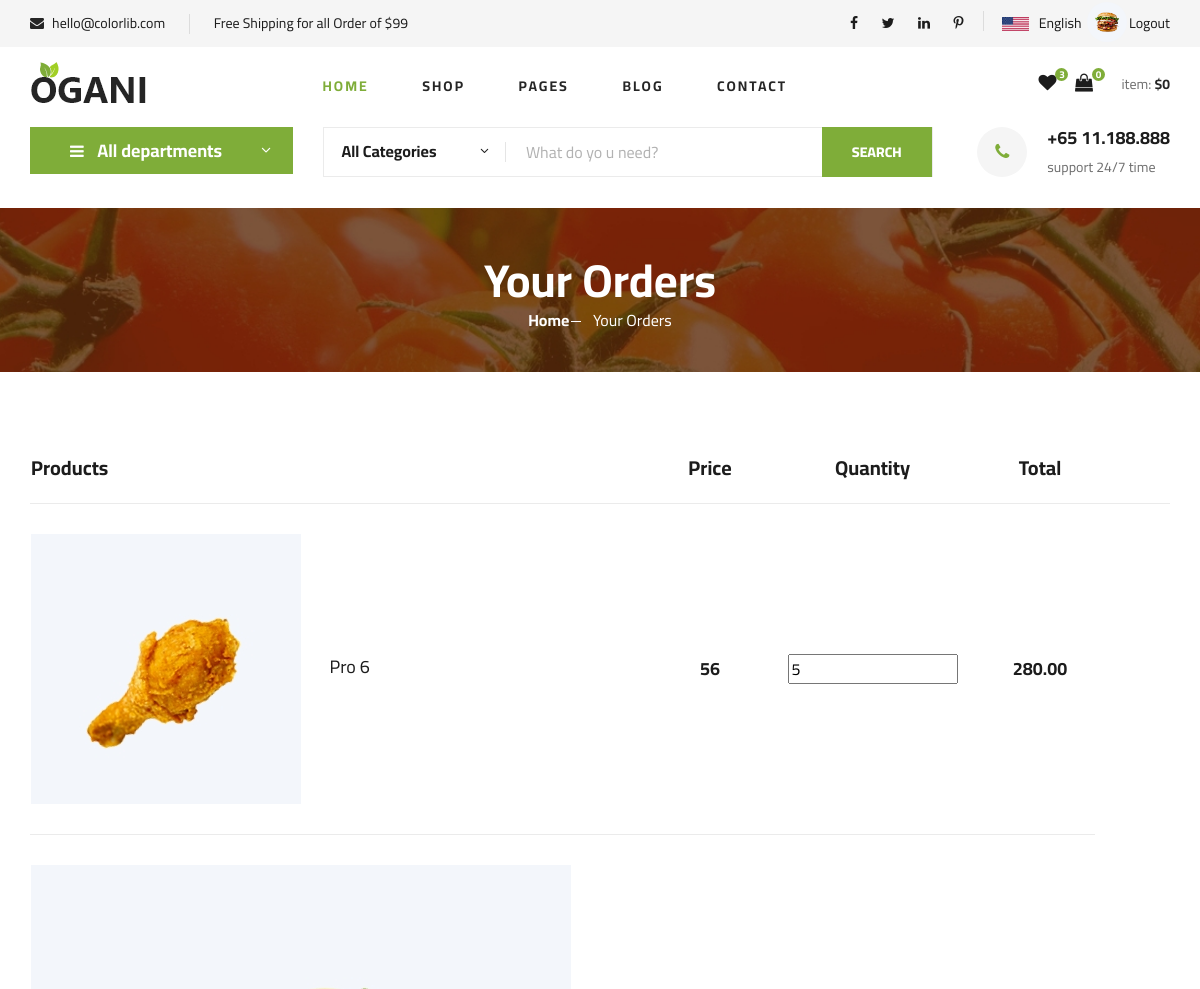
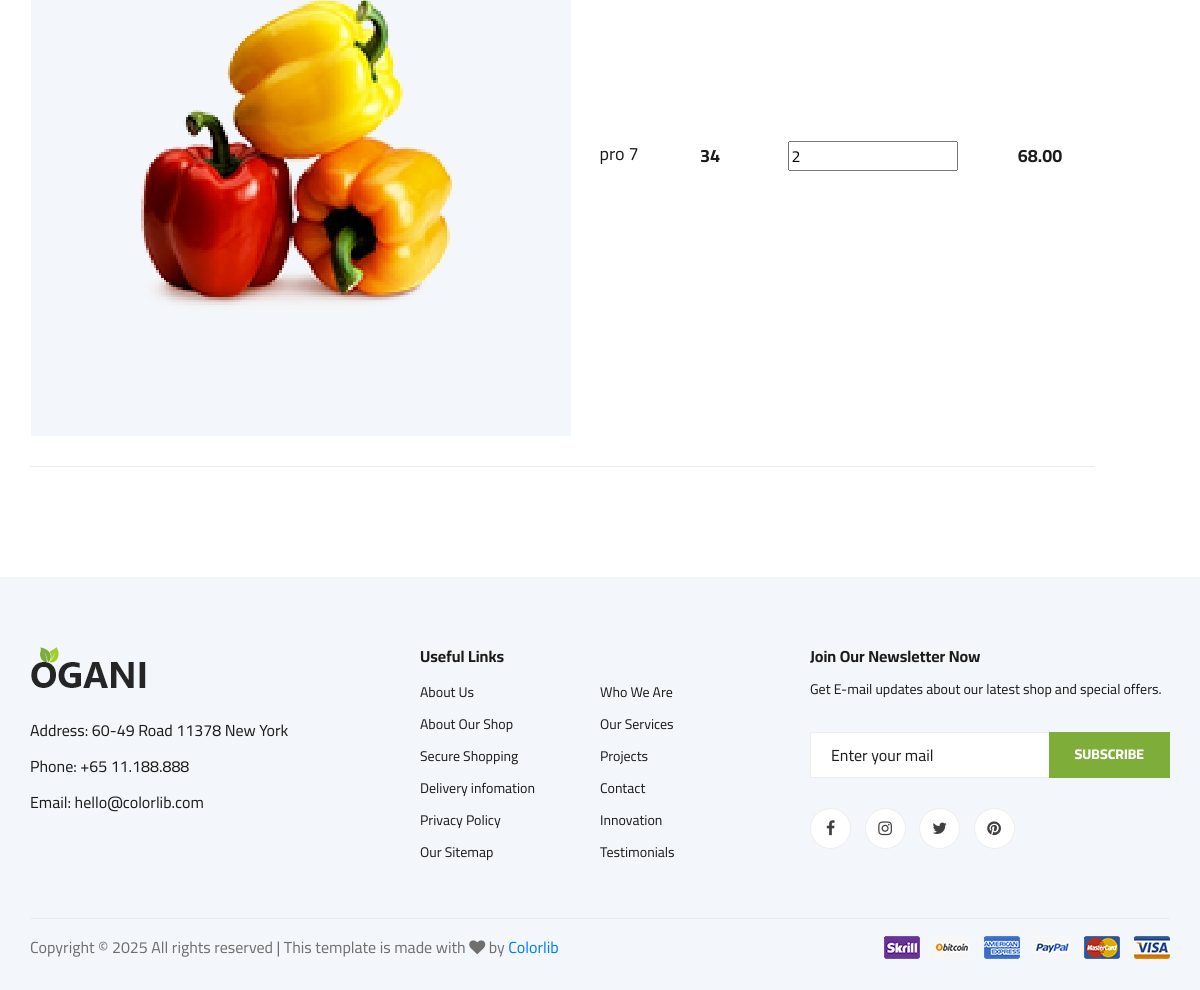
The app's page /single_orders/5 (signed in), older data (2 pictures, top to bottom).
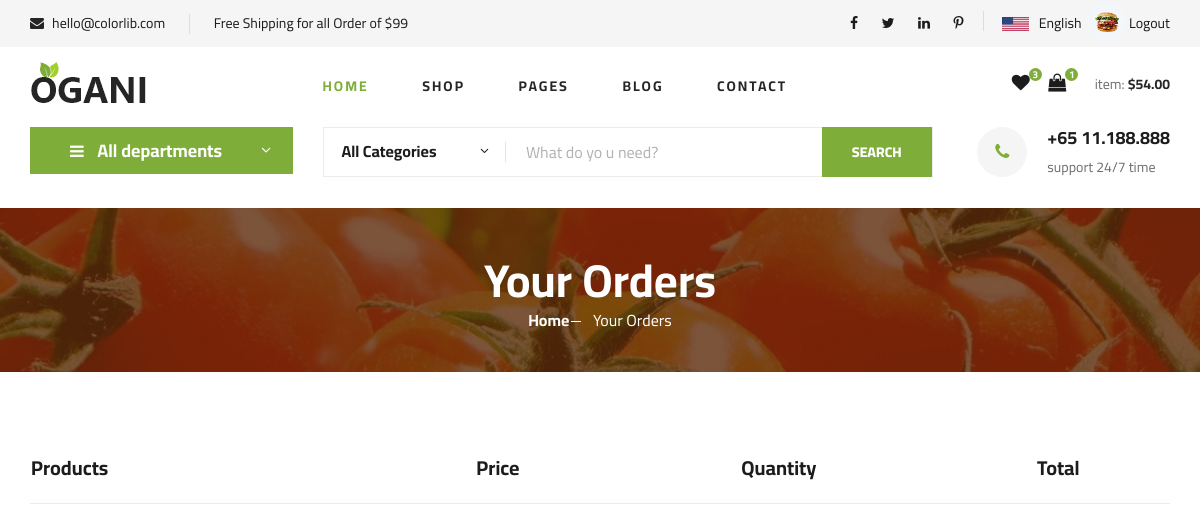
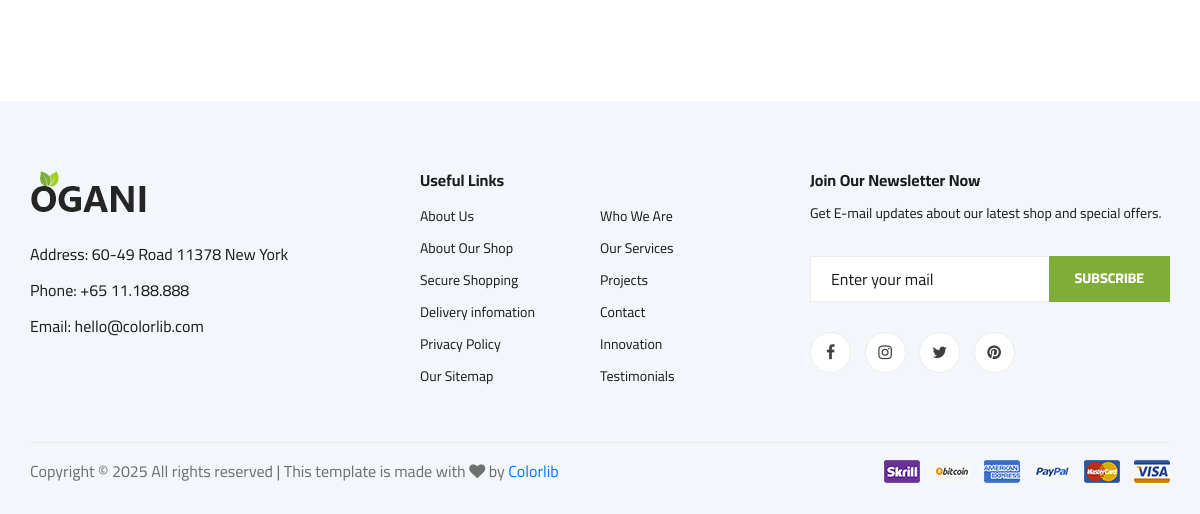
The same page, newer data (2 pictures, top to bottom).
### myapp/models.py (models this page shows, shortened)
class user(models.Model):
    name= models.CharField(max_length=50)
    email= models.EmailField(max_length=50)
    password= models.CharField(max_length=50)
    phone_number=models.IntegerField(blank=True,null=True)
    image=models.ImageField(upload_to='image', blank=True,null=True)
    otp=models.IntegerField(blank=True,null=True)

class Cart(models.Model):
    user = models.ForeignKey(user, on_delete=models.CASCADE, related_name='cart_items')
    product = models.ForeignKey(product, on_delete=models.CASCADE, related_name='cart_items')
    quantity = models.PositiveIntegerField(default=1)
    total_price = models.DecimalField(max_digits=10, decimal_places=2)
    added_at = models.DateTimeField(auto_now_add=True)
    order_status=models.BooleanField(default=False)

class product(models.Model):
    name=models.CharField(max_length=100)
    price=models.IntegerField()
    image=models.ImageField(upload_to="image")
    category=models.ForeignKey(category,on_delete=models.CASCADE,blank=True,null=True)

### myapp/views.py (the view)
# urls.py: path('single_orders/<int:id>', views.single_orders, name='single_orders'),
def single_orders (request,id):
    uid = user.objects.get(name=request.session['name'])
    oid=order.objects.get(id=id)
    wid_count = wishlist.objects.filter(user=uid).count()
    cid_count = Cart.objects.filter(user=uid,order_status=False).count()
    shop_items = Cart.objects.filter(user=uid,order_status=False).select_related('product')
    l1 = [i.total_price for i in shop_items]
    sub_total = sum(l1)
    shipping = 0 if sub_total == 0 or sub_total > 99 else 20
    total = sub_total + shipping
    con={
        "oid":oid,
        "uid":uid,
        "wid_count":wid_count,
        "cid_count":cid_count,
        "shop_items": shop_items,
        "sub_total": sub_total,
        "shipping": shipping,
        "total": total
    }
    return render (request, "single_order.html",con)

### myapp/templates/single_order.html (shortened to what this page needs)
{% load static %}
<!DOCTYPE html>
<html lang="zxx">
<head>
    <link rel="stylesheet" href="{% static 'css/bootstrap.min.css'%}" type="text/css">
    <link rel="stylesheet" href="{% static 'css/font-awesome.min.css'%}" type="text/css">
    <link rel="stylesheet" href="{% static 'css/elegant-icons.css'%}" type="text/css">
    <link rel="stylesheet" href="{% static 'css/nice-select.css'%}" type="text/css">
    <link rel="stylesheet" href="{% static 'css/jquery-ui.min.css'%}" type="text/css">
    <link rel="stylesheet" href="{% static 'css/owl.carousel.min.css'%}" type="text/css">
    <link rel="stylesheet" href="{% static 'css/slicknav.min.css'%}" type="text/css">
    <link rel="stylesheet" href="{% static 'css/style.css'%}" type="text/css">
</head>
<body>
    <header class="header">
        <div class="header__top">
            <div class="container">
                <div class="row">
                    <div class="col-lg-6">
                        <div class="header__top__left">
                            <ul>
                                <li><i class="fa fa-envelope"></i> hello@colorlib.com</li>
                                <li>Free Shipping for all Order of $99</li>
                            </ul>
                        </div>
                    </div>
                    <div class="col-lg-6">
                        <div class="header__top__right">
                            <div class="header__top__right__social">
                                <a href="#"><i class="fa fa-facebook"></i></a>
                                <a href="#"><i class="fa fa-twitter"></i></a>
                                <a href="#"><i class="fa fa-linkedin"></i></a>
                                <a href="#"><i class="fa fa-pinterest-p"></i></a>
                            </div>
                            <div class="header__top__right__language">
                                <img src="{% static 'img/language.png'%}" alt="">
                                <div>English</div>
                            </div>
            <div class="header__top__right__auth">
                   <a href="{% url 'profile' %}" title="View Profile">
                     <img src="{{ uid.image.url }}" alt="User" class="profile-icon"></a>
                    <a href="{% url 'logout' %}">Logout</a>
            </div>
                        </div>
                    </div>
                </div>
            </div>
        </div>
        <div class="container">
            <div class="row">
                <div class="col-lg-3">
                    <div class="header__logo">
                        <a href="./index.html"><img src="{% static 'img/logo.png'%}" alt=""></a>
                    </div>
                </div>
                <div class="col-lg-6">
                    <nav class="header__menu">
                        <ul>
                            <li class="active"><a href="{% url 'index' %}">Home</a></li>
                            <li><a href="{% url 'shop_grid' %}">Shop</a></li>
                            <li><a href="#">Pages</a>
                            </li>
                            <li><a href="{% url 'blog' %}">Blog</a></li>
                            <li><a href="{% url 'contact' %}">Contact</a></li>
                        </ul>
                    </nav>
                </div>
                <div class="col-lg-3">
                    <div class="header__cart">
                <ul>
                    <li><a href="{% url 'wishlists' %}"><i class="fa fa-heart"></i> <span>{{wid_count}}</span></a></li>
                    <li><a href="{% url 'shoping_cart' %}"><i class="fa fa-shopping-bag"></i> <span>{{cid_count}}</span></a></li>
                </ul>
                        <div class="header__cart__price">item: <span>${{total}}</span></div>
                    </div>
                </div>
            </div>
        </div>
    </header>
    <section class="hero hero-normal">
        <div class="container">
            <div class="row">
                <div class="col-lg-3">
                    <div class="hero__categories">
                        <div class="hero__categories__all">
                            <i class="fa fa-bars"></i>
                            <span>All departments</span>
                        </div>
                    </div>
                </div>
                <div class="col-lg-9">
                    <div class="hero__search">
                        <div class="hero__search__form">
                            <form action="{% url 'search_fun' %}" method="get">
                                <div class="hero__search__categories">
                                    All Categories
                                    <span class="arrow_carrot-down"></span>
                                </div>
                                <input type="text" placeholder="What do yo u need?" name="search">
                                <button type="submit" class="site-btn">SEARCH</button>
                            </form>
                        </div>
                        <div class="hero__search__phone">
                            <div class="hero__search__phone__icon">
                                <i class="fa fa-phone"></i>
                            </div>
                            <div class="hero__search__phone__text">
                                <h5>+65 11.188.888</h5>
                                <span>support 24/7 time</span>
                            </div>
                        </div>
                    </div>
                </div>
            </div>
        </div>
    </section>
    <section class="breadcrumb-section set-bg" data-setbg="{% static 'img/breadcrumb.jpg'%}">
        <div class="container">
            <div class="row">
                <div class="col-lg-12 text-center">
                    <div class="breadcrumb__text">
                        <h2>Your Orders</h2>
                        <div class="breadcrumb__option">
                            <a href="{% url 'index' %}">Home</a>
                            <span>Your Orders</span>
                        </div>
                    </div>
                </div>
            </div>
        </div>
    </section>
    <section class="shoping-cart spad">
        <div class="container">
            <div class="row">
                <div class="col-lg-12">
                    <div class="shoping__cart__table">
                        <table>
                            <thead>
                                <tr>
                                    <th class="shoping__product">Products</th>
                                    <th>Price</th>
                                    <th>Quantity</th>
                                    <th>Total</th>
                                    <th></th>
                                </tr>
                            </thead>
                            <tbody>
                                {% for item in oid.product.all %}
                                <tr>
                                    <td class="shoping__cart__item">
                                        <img src="{{item.product.image.url}}" alt="">
                                        <h5>{{ item.product.name }}</h5>
                                    </td>
                                    <td class="shoping__cart__price">
                                        {{item.product.price}}
                                    </td>
                                    <td class="shoping__cart__quantity">
                                        <div class="quantity">
                                                <input type="text" value="{{ item.quantity }}" class="qty-input" readonly>
                                            </div>
                                        </div>
                                    <td class="shoping__cart__total">
                                        {{item.total_price}}
                                    </td>
                                {% endfor %}
                            </tbody >
                        </table>
                    </div>
                </div>
            </div>
    </section>
    <footer class="footer spad">
        <div class="container">
            <div class="row">
                <div class="col-lg-3 col-md-6 col-sm-6">
                    <div class="footer__about">
                        <div class="footer__about__logo">
                            <a href="./index.html"><img src="{% static 'img/logo.png'%}" alt=""></a>
                        </div>
                        <ul>
                            <li>Address: 60-49 Road 11378 New York</li>
                            <li>Phone: +65 11.188.888</li>
                            <li>Email: hello@colorlib.com</li>
                        </ul>
                    </div>
                </div>
                <div class="col-lg-4 col-md-6 col-sm-6 offset-lg-1">
                    <div class="footer__widget">
                        <h6>Useful Links</h6>
                        <ul>
                            <li><a href="#">About Us</a></li>
                            <li><a href="#">About Our Shop</a></li>
                            <li><a href="#">Secure Shopping</a></li>
                            <li><a href="#">Delivery infomation</a></li>
                            <li><a href="#">Privacy Policy</a></li>
                            <li><a href="#">Our Sitemap</a></li>
                        </ul>
                        <ul>
                            <li><a href="#">Who We Are</a></li>
                            <li><a href="#">Our Services</a></li>
                            <li><a href="#">Projects</a></li>
                            <li><a href="#">Contact</a></li>
                            <li><a href="#">Innovation</a></li>
                            <li><a href="#">Testimonials</a></li>
                        </ul>
                    </div>
                </div>
                <div class="col-lg-4 col-md-12">
                    <div class="footer__widget">
                        <h6>Join Our Newsletter Now</h6>
                        <p>Get E-mail updates about our latest shop and special offers.</p>
                        <form action="#">
                            <input type="text" placeholder="Enter your mail">
                            <button type="submit" class="site-btn">Subscribe</button>
                        </form>
                        <div class="footer__widget__social">
                            <a href="#"><i class="fa fa-facebook"></i></a>
                            <a href="#"><i class="fa fa-instagram"></i></a>
                            <a href="#"><i class="fa fa-twitter"></i></a>
                            <a href="#"><i class="fa fa-pinterest"></i></a>
                        </div>
                    </div>
                </div>
            </div>
            <div class="row">
                <div class="col-lg-12">
                    <div class="footer__copyright">
                        <div class="footer__copyright__text">
                            <p>
                                Copyright &copy;
                                <script>document.write(new Date().getFullYear());</script> All rights reserved | This
                                template is made with <i class="fa fa-heart" aria-hidden="true"></i> by <a
                                    href="https://colorlib.com" target="_blank">Colorlib</a>
                            </p>
                        </div>
                        <div class="footer__copyright__payment"><img src="{% static 'img/payment-item.png'%}" alt="">
                        </div>
                    </div>
                </div>
            </div>
        </div>
    </footer>
</body>
</html>

### myapp/templates/single_order.html (style rules this page uses)
.profile-icon { width: 40px; height: 40px; border-radius: 50%; object-fit: cover; right:10%; top:5%; position: absolute; }

Row changes from the older to the newer data that the page shows:
removed Cart: product.image (picture), product.name "Pro 6", product.price "56", quantity "5", total_price "280.00"
removed Cart: product.image (picture), product.name "pro 7", product.price "34", quantity "2", total_price "68.00"
Text that changed along with them:
{{ cid_count }}: "0" → "1"
{{ total }}: "0" → "54.00"
